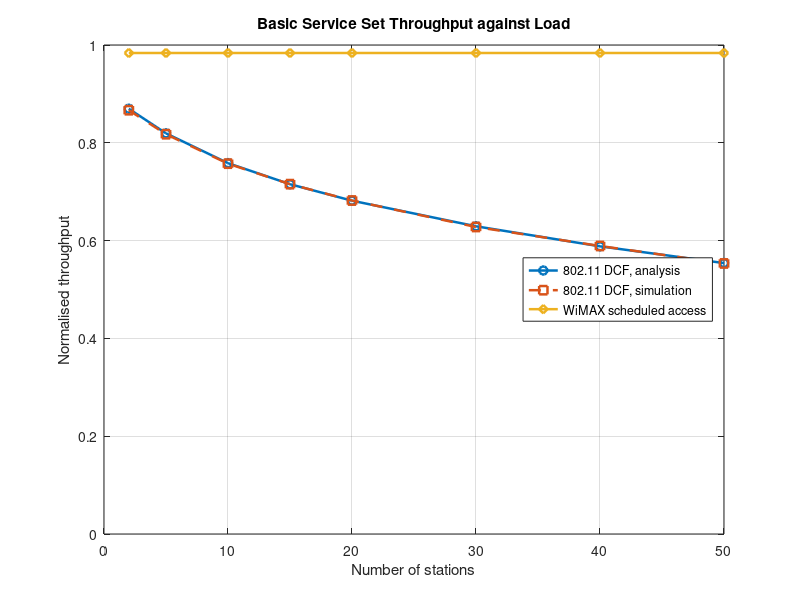
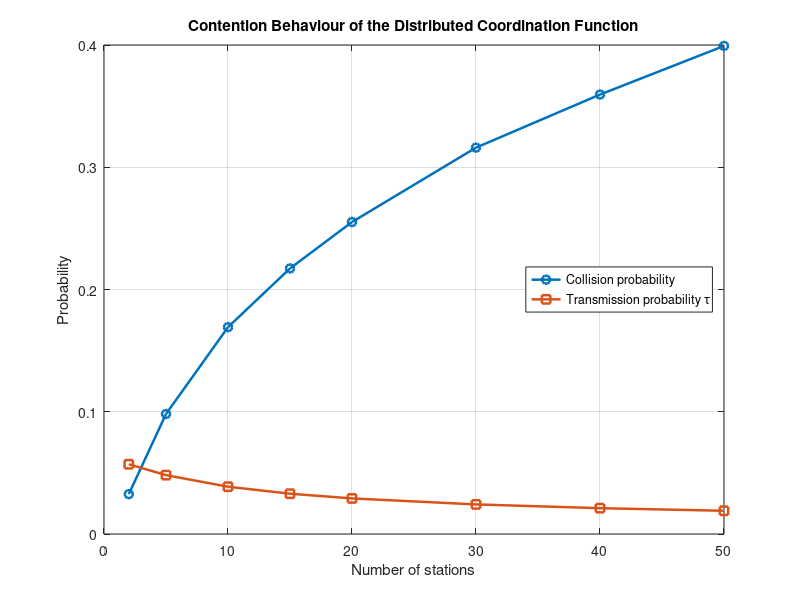
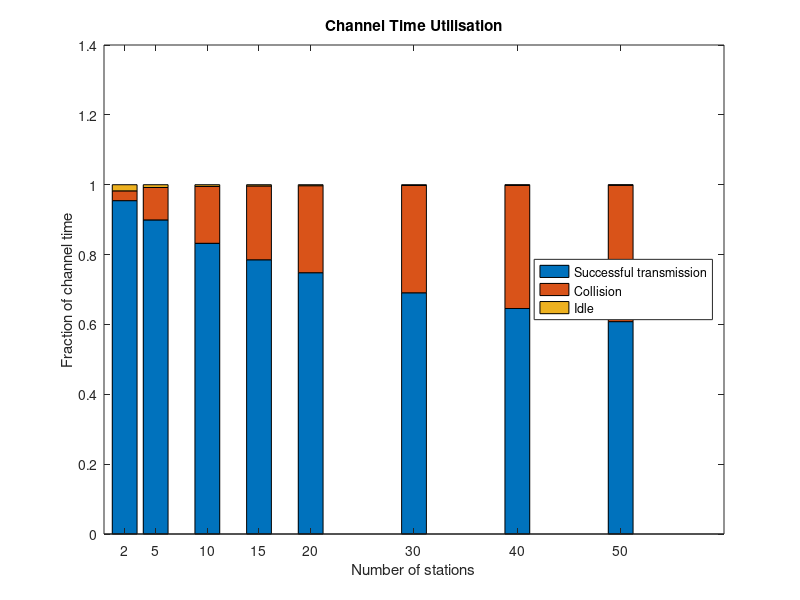

Reproduce these figures in MATLAB, in order.
% Experiment 13 : Wireless LAN Basic Service Set - CSMA/CA and Scheduled Access
% Syllabus experiments 1 and 2 : packet transmission performance of a BSS,
% and comparison of Wi-Fi with WiMAX.
clc; clear; close all;
rand('state',13);

%% IEEE 802.11 DCF parameters
Rdata   = 1e6;            % channel bit rate (bit/s)
Payload = 8184;           % payload (bits)
MAChdr  = 272;
PHYhdr  = 128;
ACK     = 112 + PHYhdr;
slot    = 20e-6;
SIFS    = 28e-6;
DIFS    = 128e-6;
delta   = 1e-6;           % propagation delay
W       = 32;             % minimum contention window
m       = 3;              % maximum backoff stage

H  = MAChdr + PHYhdr;
Ts = (H + Payload)/Rdata + SIFS + delta + ACK/Rdata + DIFS + delta;
Tc = (H + Payload)/Rdata + DIFS + delta;

fprintf('IEEE 802.11 DCF parameters\n');
fprintf('  Channel bit rate              = %.1f Mbit/s\n',Rdata/1e6);
fprintf('  Payload                       = %d bits\n',Payload);
fprintf('  Successful transmission Ts= %.2f ms\n',Ts*1e3);
fprintf('  Collision duration Tc         = %.2f ms\n',Tc*1e3);
fprintf('  Minimum contention window = %d\n',W);
fprintf('  Idle slot                     = %.0f us\n\n',slot*1e6);

%% Saturation throughput, Bianchi analysis
nvec = [2 5 10 15 20 30 40 50];
S_an = zeros(size(nvec));
tau_v = zeros(size(nvec));
for k = 1:numel(nvec)
    n = nvec(k);
    p = 0.1;
    for it = 1:500
        tau = 2*(1-2*p)/((1-2*p)*(W+1) + p*W*(1-(2*p)^m));
        pn  = 1 - (1-tau)^(n-1);
        p   = p + 0.5*(pn - p);
    end
    tau = 2*(1-2*p)/((1-2*p)*(W+1) + p*W*(1-(2*p)^m));
    Ptr = 1 - (1-tau)^n;
    Ps  = n*tau*(1-tau)^(n-1)/Ptr;
    S_an(k) = Ps*Ptr*Payload/Rdata / ...
              ((1-Ptr)*slot + Ptr*Ps*Ts + Ptr*(1-Ps)*Tc);
    tau_v(k) = tau;
end

%% Saturation throughput, slotted simulation
Nslots = 2e5;
S_sim  = zeros(size(nvec));
Pcoll  = zeros(size(nvec));
for k = 1:numel(nvec)
    n  = nvec(k);
    bo = floor(rand(1,n)*W);
    st = zeros(1,n);
    T  = 0; succ = 0; coll = 0;
    for it = 1:Nslots
        ready = (bo == 0);
        nr = sum(ready);
        if nr == 0
            T = T + slot; bo = bo - 1;
        elseif nr == 1
            T = T + Ts; succ = succ + 1;
            st(ready) = 0; bo(ready) = floor(rand(1,nr)*W);
            bo(~ready) = bo(~ready) - 1;
        else
            T = T + Tc; coll = coll + 1;
            st(ready) = min(st(ready)+1,m);
            bo(ready) = floor(rand(1,nr).*(W*2.^st(ready)));
            bo(~ready) = bo(~ready) - 1;
        end
        bo = max(bo,0);
    end
    S_sim(k) = succ*Payload/Rdata/T;
    Pcoll(k) = coll/(succ+coll);
end

%% WiMAX scheduled access, no contention
Wpay  = 8184;
Wover = 48 + 88;                         % MAC header and preamble overhead (bits)
Wrate = 1e6;
S_wmx = Wpay/(Wpay+Wover)*ones(size(nvec));

fprintf('%8s %14s %14s %14s %14s\n',...
        'Stations','DCF analysis','DCF simulation','Collision prob','WiMAX TDMA');
for k = 1:numel(nvec)
    fprintf('%8d %14.4f %14.4f %14.4f %14.4f\n',...
            nvec(k),S_an(k),S_sim(k),Pcoll(k),S_wmx(k));
end

fprintf('\nThe normalised throughput of the contention based DCF falls as\n');
fprintf('stations are added, because the collision probability rises. The\n');
fprintf('scheduled WiMAX access retains a constant efficiency because the\n');
fprintf('base station allocates the slots and no collisions occur. The\n');
fprintf('penalty is the signalling required to request and grant slots.\n\n');

%% Packet delivery ratio against offered load, non-saturated
lam = 0.05:0.05:1.2;
n   = 10;
pdr = zeros(size(lam));
for k = 1:numel(lam)
    G   = lam(k);
    Ps  = exp(-2*G);                            % slotted access approximation
    pdr(k) = min(1,Ps + (1-Ps)*0.5);
end

%% Figure 1 : throughput against number of stations
figure;
plot(nvec,S_an,'o-','LineWidth',1.8); hold on;
plot(nvec,S_sim,'s--','LineWidth',1.8);
plot(nvec,S_wmx,'d-','LineWidth',1.8);
grid on; axis([0 50 0 1]);
xlabel('Number of stations'); ylabel('Normalised throughput');
legend('802.11 DCF, analysis','802.11 DCF, simulation','WiMAX scheduled access',...
       'Location','east');
title('Basic Service Set Throughput against Load');

%% Figure 2 : collision probability
figure;
plot(nvec,Pcoll,'o-','LineWidth',1.8); hold on;
plot(nvec,tau_v,'s-','LineWidth',1.8);
grid on; xlabel('Number of stations'); ylabel('Probability');
legend('Collision probability','Transmission probability \tau','Location','east');
title('Contention Behaviour of the Distributed Coordination Function');

%% Figure 3 : time spent in each state
figure;
Tsucc = zeros(size(nvec)); Tcol = Tsucc; Tidl = Tsucc;
for k = 1:numel(nvec)
    n = nvec(k); tau = tau_v(k);
    Ptr = 1-(1-tau)^n; Ps = n*tau*(1-tau)^(n-1)/Ptr;
    tot = (1-Ptr)*slot + Ptr*Ps*Ts + Ptr*(1-Ps)*Tc;
    Tidl(k)  = (1-Ptr)*slot/tot;
    Tsucc(k) = Ptr*Ps*Ts/tot;
    Tcol(k)  = Ptr*(1-Ps)*Tc/tot;
end
bar(nvec,[Tsucc' Tcol' Tidl'],'stacked');
xlabel('Number of stations'); ylabel('Fraction of channel time');
legend('Successful transmission','Collision','Idle','Location','east');
title('Channel Time Utilisation');
